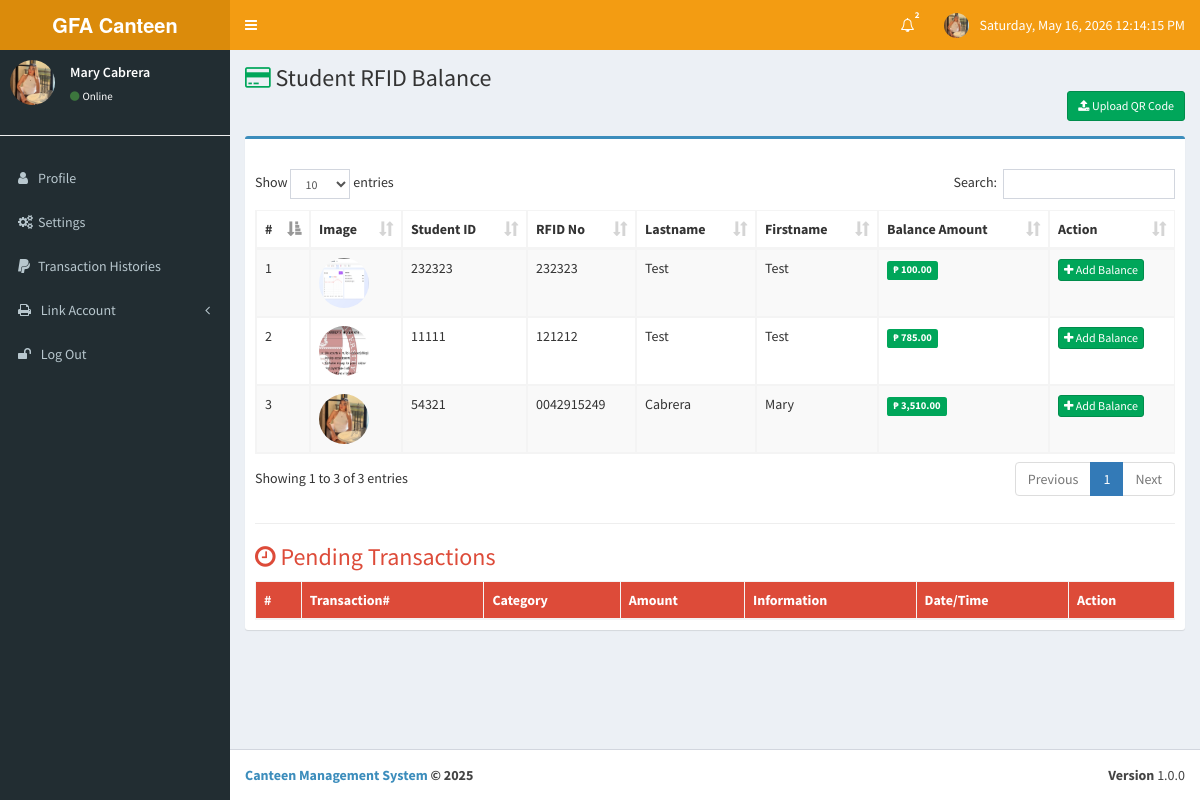
The app's page /main/balance.php (signed in) with its own data.
### tables this page shows
CREATE TABLE IF NOT EXISTS `tbl_students` (
  `id` int NOT NULL AUTO_INCREMENT,
  `studentNo` text NOT NULL,
  `rfidno` varchar(50) NOT NULL,
  `fname` varchar(50) NOT NULL,
  `lname` varchar(50) NOT NULL,
  `mname` varchar(50) DEFAULT NULL,
  `bday` varchar(50) NOT NULL,
  `age` varchar(50) NOT NULL,
  `gender` varchar(50) NOT NULL,
  `address` varchar(100) NOT NULL,
  `email` varchar(50) NOT NULL,
  `contact` varchar(50) NOT NULL,
  `xagree` int NOT NULL,
  `username` varchar(50) NOT NULL,
  `password` text NOT NULL,
  `pic` text NOT NULL,
  `balance_amount` double NOT NULL,
  `per_day_balance` double(15,2) NOT NULL,
  `status` enum('Active','Inactive') NOT NULL DEFAULT 'Active',
  `created_at` timestamp NOT NULL DEFAULT CURRENT_TIMESTAMP,
  PRIMARY KEY (`id`)
);

### main/balance.php (the view, shortened to what this page needs)
<?php
include_once('layout/head.php');
?>
<div class="content-wrapper">
    <section class="content-header">
        <h1><i class="fa fa-credit-card text-green"></i> Student RFID Balance</h1>
        <div class="text-right">
            <button class="btn btn-success btn-sm" data-toggle="modal" data-target="#uploadQR">
                <i class="fa fa-upload"></i> Upload QR Code
            </button>
        </div>
    </section>
    <section class="content">
        <div class="row">
            <div class="col-xs-12">
                <div class="box box-primary">
                    <div class="box-header">
                    </div>
                    <div class="box-body">
                        <table id="example1" class="table table-bordered table-striped table-hover">
                            <thead>
                                <tr>
                                    <th>#</th>
                                    <th>Image</th>
                                    <th>Student ID</th>
                                    <th>RFID No</th>
                                    <th>Lastname</th>
                                    <th>Firstname</th>
                                    <th>Balance Amount</th>
                                    <th>Action</th>
                                </tr>
                            </thead>
                            <tbody>
                                <?php
                                $result = $db->prepare("SELECT * FROM tbl_students ORDER BY id DESC");
                                $result->execute();
                                for ($i = 1; $row = $result->fetch(); $i++) {
                                    $id = $row['id']; ?>
                                    <tr>
                                        <td><?= $i; ?></td>
                                        <td><img height="50" width="50" class="img-circle" src="images/student/<?= $row['pic']; ?>"></td>
                                        <td><?= $row['studentNo']; ?></td>
                                        <td><?= $row['rfidno']; ?></td>
                                        <td><?= $row['lname']; ?></td>
                                        <td><?= $row['fname']; ?></td>
                                        <td><span class="label label-success">₱ <?= number_format($row['balance_amount'], 2); ?></span></td>
                                        <td>
                                            <a href="#addBalance<?= $id; ?>" class="btn btn-xs btn-success" data-toggle="modal">
                                                <i class="fa fa-plus"></i> Add Balance
                                            </a>
                                        </td>
                                    </tr>
                                <?php } ?>
                            </tbody>
                        </table>
                        <hr/>
                        <h3 class="text-red"><i class="fa fa-clock-o"></i> Pending Transactions</h3>
                        <table class="table table-bordered table-striped table-hover">
                            <thead class="bg-red">
                                <tr>
                                    <th>#</th>
                                    <th>Transaction#</th>
                                    <th>Category</th>
                                    <th>Amount</th>
                                    <th>Information</th>
                                    <th>Date/Time</th>
                                    <th>Action</th>
                                </tr>
                            </thead>
                        </table>
                    </div>
                </div>
            </div>
        </div>
    </section>
</div>
<?php include_once('layout/footer.php'); ?>

### records on screen
tbl_students: pic (picture), studentNo "232323", rfidno "232323", lname "Test", fname "Test", balance_amount "100.00"
tbl_students: pic (picture), studentNo "11111", rfidno "121212", lname "Test", fname "Test", balance_amount "785.00"
tbl_students: pic (picture), studentNo "54321", rfidno "0042915249", lname "Cabrera", fname "Mary", balance_amount "3,510.00"

### other values on screen
$unread "2"
$_SESSION['fullname'] "Mary Cabrera"
$system_title "Canteen Management System"
